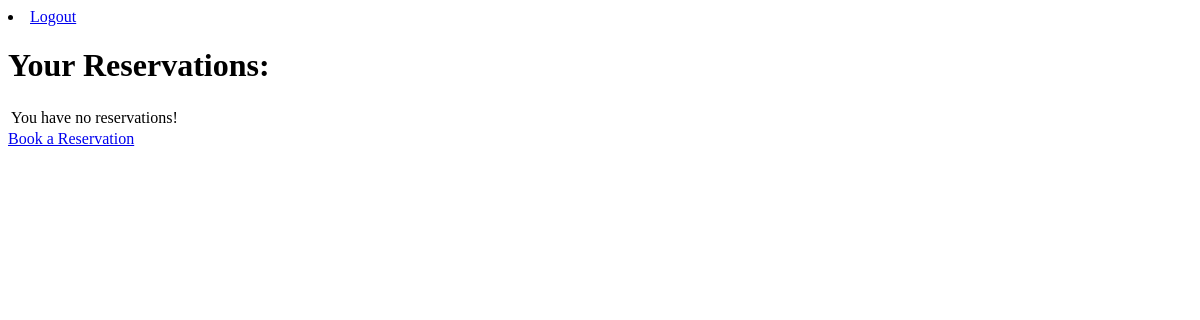
Page / (signed in) on the earlier database version.
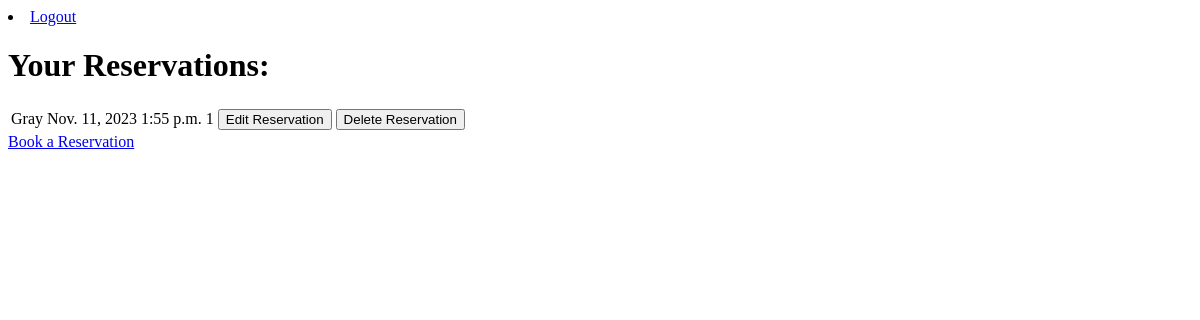
Same page on the later database version.
### booking/models.py (models this page shows, shortened)
class Reservation(models.Model):
    name = models.CharField(max_length=50, null=False, blank=False)
    date = models.DateField(null=False, blank=False)
    time = models.TimeField(null=False, blank=False)
    guest_number = models.IntegerField(null=False, blank=False)
    user = models.ForeignKey(
        settings.AUTH_USER_MODEL, on_delete=models.CASCADE,
        blank=True, null=True
        )
    class Meta:
        unique_together = ('date', 'time',)

### booking/views.py (the view)
# urls.py: path('', views.get_booking_list, name='get_booking_list'),
@login_required
def get_booking_list(request):
    reservations = Reservation.objects.all()
    context = {
        'reservations': reservations
    }
    return render(request, 'booking/booking_list.html', context)

### booking/templates/booking/booking_list.html (shortened to what this page needs)
<!DOCTYPE html>
<html lang="en">
<head>
</head>
<body>
    {% if user.is_authenticated %}
        <li class="nav-item">
            <a class="nav-link" href="{% url 'account_logout' %}">Logout</a>
        </li>
        <h1>Your Reservations:</h1>
        <table>
        {% for reservation in reservations %}
            {% if reservation.user == request.user %}
                <tr>
                    <td>{{ reservation.name }}</td>
                    <td>{{ reservation.date }}</td>
                    <td>{{ reservation.time }}</td>
                    <td>{{ reservation.guest_number }}</td>
                    <td>
                        <a href="/edit/{{ reservation.id }}">
                                <button>Edit Reservation</button>
                        </a>
                    </td>
                    <td>
                        <a href="/delete/{{ reservation.id }}">
                            <button>Delete Reservation</button>
                        </a>
                    </td>
                </tr>
            {% endif %}
            {% empty %}
            <tr><td>You have no reservations!</td></tr>
        {% endfor %}
        </table>
        <a href="/create">Book a Reservation</a>
    {% endif %}
</body>
</html>

Differences in the rows shown:
added Reservation: name "Gray", date "Nov. 11, 2023", time "1:55 p.m.", guest_number "1"
Other differences:
text no longer shown: "You have no reservations!"
